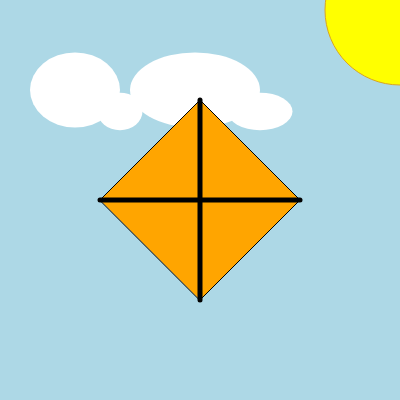
Frame 1 (no input)
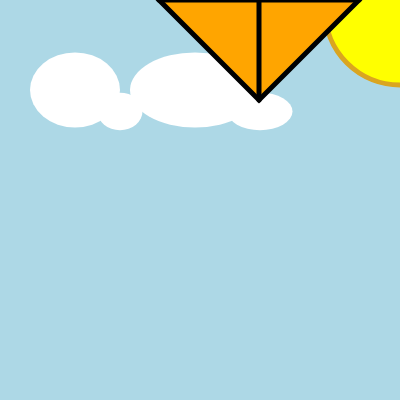
Frame 60 (no input)
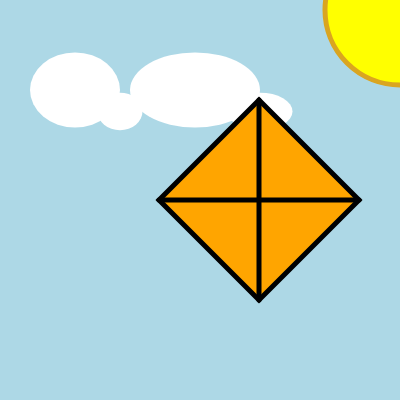
Frame 120 (the mouse pressed at the canvas centre since frame 60)

The p5.js sketch that drew these frames (run headless with seeded random() and noise() and a simulated clock; from frame 60 on, the mouse is pressed at the canvas centre):

// p5.js sketch
// ── sketch.js
// Eileen Tarrats 
// My Moving Orange Kite*
let centerR = 200;
let centerD = 200;
let halfH = 100;
function setup() {
  createCanvas(400, 400);
  fill("orange"); 
}
// giving the kite, its frame and cloud and sun* 
function draw() {
  background("lightblue");
  let topx = centerR - halfH;
  let topy = centerD;
  let rightx = centerR;
  let righty = centerD - halfH; 
  let bottomx = centerR + halfH;
  let bottomy = centerD
  let leftx = centerR;
  let lefty = centerD + halfH
  cloud(75,90,90,75);
  cloud(195,90,130,75);
  sun(400,10,150);
  centerD = mouseY
  quad(topx, topy,
       rightx,righty,
       bottomx, bottomy,
       leftx, lefty);
  centerR = centerR + 1;
  if(centerR > halfH + 400){
    centerR = 100
  }
  
  stroke("black");
  strokeWeight(5);

  //giving the kite it cross lines* 
  line(topx,topy,bottomx,bottomy);
  line(leftx,lefty,rightx,righty);

  //allow the use of the mousePressed as well as the keyPressed to interact with the viewer.*
}
function mousePressed(){
  centerR = 200

}
function keyPressed(){
  
  if (key==" "){

    fill("purple");
  }
  else if(key=="r"){
   fill("red");
  }
  else if(key=="o"){
    fill("orange"); 
  }
  else{fill("white"); 

  }
}
function sun(sunx,suny,sunw){
  push()
  fill("yellow");
stroke("goldenrod"); 
  circle(sunx,suny,sunw);
  pop()
}

function cloud(skyX,skyY,skyW,skyH){
  push();
  noStroke()
  fill("white");
  ellipse(skyX,skyY,skyW,skyH);
  ellipse(skyX + skyW /2,skyY + skyH /3.5,skyW /2,skyH /2);
  pop()

}
